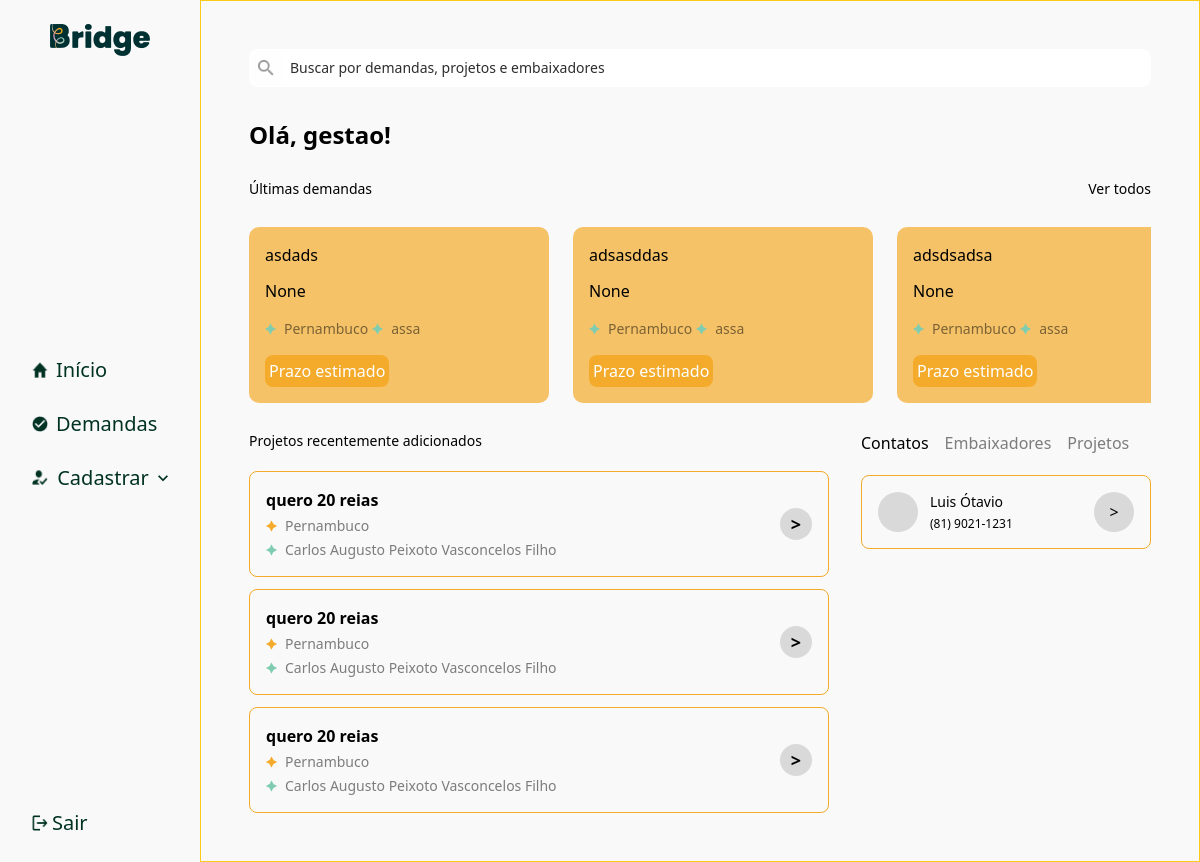
The app's page /home/ (signed in), older data.
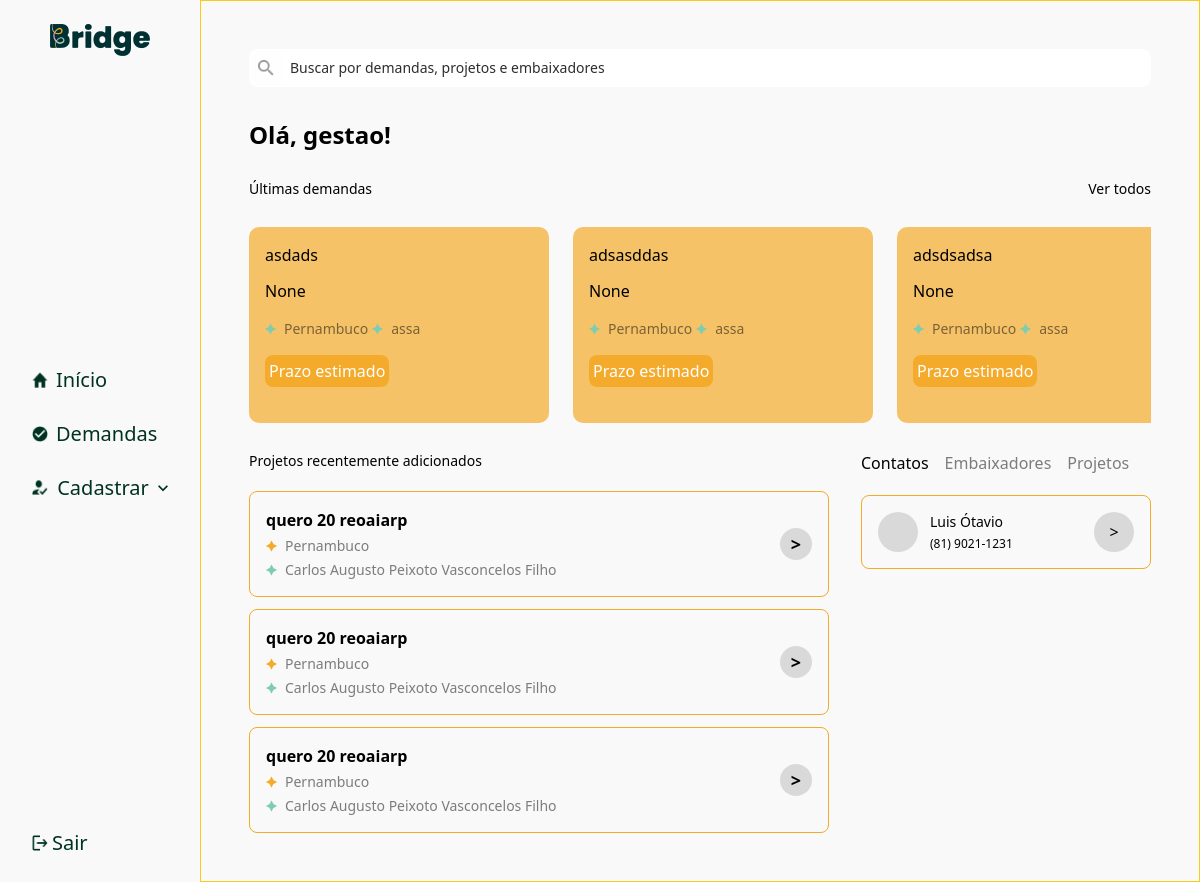
The same page, newer data.
### fullapp/models.py (models this page shows, shortened)
class Demand(models.Model):
    user = models.ForeignKey(User, on_delete=models.CASCADE, null=True, blank=True)
    title = models.CharField(max_length=255, null=True, blank=True)
    description = models.CharField(max_length=255, null=True, blank=True)
    status = models.CharField(choices=get_choices(StatusEnum), default=StatusEnum.IN_ANALISYS, max_length=255, null=True, blank=True)
    region = models.CharField(choices=get_choices(RegionEnum), default=RegionEnum.PERNAMBUCO, max_length=255, null=True, blank=True)
    user = models.ForeignKey(User, on_delete=models.CASCADE, null=True, blank=True)
    created_at = models.DateTimeField(auto_now_add=True)
    def __str__(self):
        return self.title

class User(AbstractUser):
    ADMIN = 1
    AMBASSADOR = 2
    USER = 3
    ROLE_CHOICES = (
        (ADMIN, 'Admin'),
        (AMBASSADOR, 'Ambassador'),
        (USER, 'User'),
    )
    role = models.PositiveSmallIntegerField(choices=ROLE_CHOICES, default=USER)
    name = models.CharField(max_length=255, null=True, blank=True)
    phone = models.CharField(max_length=255, null=True, blank=True)
    email = models.CharField(max_length=255, null=True, blank=True)
    password = models.CharField(max_length=255, null=True, blank=True)
    project = models.CharField(max_length=50, null=True, blank=True)
    objective = models.CharField(max_length=255, null=True, blank=True)
    region = models.CharField(choices=get_choices(RegionEnum), default=RegionEnum.PERNAMBUCO, max_length=255, null=True, blank=True)

### fullapp/views.py (the view, shortened to what this page needs)
# urls.py: path('home/', home, name="home"),
@login_required
def home(request):
  current_user = request.user
  if current_user.role == 1:
    demands = ManagerMediator.home()
    return render(request, 'management/home.html', demands)

### fullapp/daos.py (called while the page is built)
def get_demands_by_date(sort):
  if sort == 'latest':
    return Demand.objects.order_by('-created_at')[:3]
  else:
    return Demand.objects.order_by('created_at')

### fullapp/mediators.py (called while the page is built)
    def home():
      most_recent_demands = get_demands_by_date("latest")
      oldest_demands = get_demands_by_date("oldest")[:5]
      print(most_recent_demands)
      return {
        'most_recent_demands': most_recent_demands,
        'oldest_demands': oldest_demands
      }

### fullapp/templates/management/home.html (shortened to what this page needs)
{% extends 'management/base.html' %}
{% load static %}
{% block content %}
<div class="flex flex-col mt-8 gap-7">
  <h1 class="font-bold text-2xl">Olá, {{ request.user.username }}!</h1>
  <div class="flex w-full justify-between items-center">
    <span class="text-sm font-medium">Últimas demandas</span>
    <a href="/demands/" class="text-sm">Ver todos</a>
  </div>
  <div class="flex gap-6 overflow-x-auto">
    {% for item in oldest_demands %}
      <div class="p-4 min-w-[300px] rounded-[10px] bg-[#F4AB2B]/70">
        <h2>{{item.title}}</h2>
        <span class="block mt-3">{{item.user.project}}</span>
        <div class="flex gap-1 items-center my-4">
          <div class="flex gap-2 items-center">
            <img src="../../static/img/star-green.png" alt="">
            <span class="text-sm text-black/50 font-medium">
              {{ item.region }}
            </span>
          </div>
          <div class="flex gap-2 items-center">
            <img src="../../static/img/star-green.png" alt="">
            <span class="text-sm text-black/50 font-medium">
              {{ item.user.name }}
            </span>
          </div>
        </div>
        <div class="p-1 bg-[#F4AB2B] w-fit rounded-lg text-white">
          Prazo estimado
        </div>
      </div>
    {% endfor %}
  </div>
  <div class="grid grid-cols-[2fr_1fr] gap-8">
    <div>
      <div class="flex justify-between items-center">
        <span class="font-medium text-sm">Projetos recentemente adicionados</span>
      </div>
      <div class="flex flex-col gap-3 mt-5">
        {% for item in most_recent_demands %}
          <div class="p-4 rounded-lg border border-[#F4AB2B] flex justify-between items-center">
            <div class="flex flex-col gap-1">
              <strong>{{ item.user.project }}</strong>
              <div class="flex gap-2 items-center">
                <img src="../../static/img/star-yellow.png" alt="">
                <span class="text-sm text-black/50 font-medium">
                  {{ item.region}}
                </span>
              </div>
              <div class="flex gap-2 items-center">
                <img src="../../static/img/star-green.png" alt="">
                <span class="text-sm text-black/50 font-medium">
                  {{ item.user.name }}
                </span>
              </div>
            </div>
            <a href="" class="grid w-8 h-8 place-items-center rounded-full bg-[#D9D9D9] text-lg font-bold">
              >
            </a>
          </div>
        {% endfor %}
      </div>
    </div>
    <div class="flex flex-col gap-5">
      <div class="flex gap-4">
        <span class="font-medium">Contatos</span>
        <span class="font-medium text-black/50">Embaixadores</span>
        <span class="font-medium text-black/50">Projetos</span>
      </div>
      <div class="p-4 rounded-lg border border-[#F4AB2B] flex flex-col">
        <div class="flex justify-between items-center">
          <div class="flex gap-3">
            <div class="bg-[#D9D9D9] rounded-full w-10 h-10"></div>
            <div class="flex flex-col gap-1">
              <span class="text-sm">Luis Ótavio</span>
              <span class="text-xs">(81) 9021-1231</span>
            </div>
          </div>
          <div class="bg-[#D9D9D9] rounded-full grid place-items-center w-10 h-10">
            >
          </div>
        </div>
      </div>
    </div>
  </div>
</div>
{% endblock %}

Row changes from the older to the newer data that the page shows:
changed through a linked row, Demand (number 4 of 6 on the later page): user.project "quero 20 reias" → "quero 20 reoaiarp"
changed through a linked row, Demand (number 5 of 6 on the later page): user.project "quero 20 reias" → "quero 20 reoaiarp"
changed through a linked row, Demand (number 6 of 6 on the later page): user.project "quero 20 reias" → "quero 20 reoaiarp"
